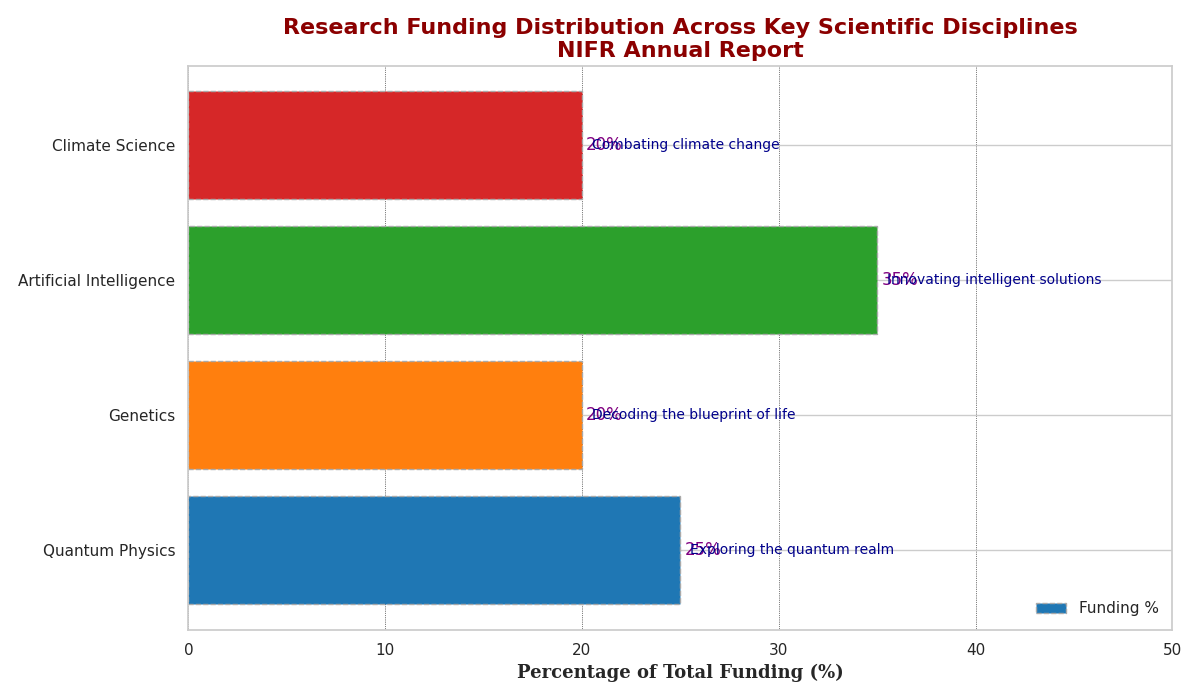

The script that drew this image:
import matplotlib.pyplot as plt
import numpy as np

disciplines = ['Quantum Physics', 'Genetics', 'Artificial Intelligence', 'Climate Science']
funding_percentages = [25, 20, 35, 20]
colors = ['#1f77b4', '#ff7f0e', '#2ca02c', '#d62728']

fig, ax = plt.subplots(figsize=(12, 7))

# Plotting a horizontal bar chart with a different line style and marker
bars = ax.barh(disciplines, funding_percentages, color=colors, edgecolor='darkgrey', linestyle='--')

# Adding labels
ax.bar_label(bars, labels=[f'{p}%' for p in funding_percentages], label_type='edge', padding=3, color='purple')

# Set labels and title with new font properties
ax.set_xlabel('Percentage of Total Funding (%)', fontsize=13, fontfamily='serif', fontweight='bold')
ax.set_title('Research Funding Distribution Across Key Scientific Disciplines\nNIFR Annual Report',
             fontsize=16, fontweight='bold', color='darkred')

# Customize the x-axis
ax.set_xlim(0, 50)

# Adding a grid with altered appearance
ax.xaxis.grid(True, linestyle=':', linewidth=0.5, color='black')

descriptions = [
    "Exploring the quantum realm",
    "Decoding the blueprint of life",
    "Innovating intelligent solutions",
    "Combating climate change"
]

for bar, desc in zip(bars, descriptions):
    ax.text(bar.get_width() + 0.5, bar.get_y() + bar.get_height()/2, desc,
            va='center', ha='left', fontsize=10, color='darkblue')

# Adding a legend to describe the bars
ax.legend(['Funding %'], loc='lower right', frameon=False)

plt.tight_layout()
plt.show()
